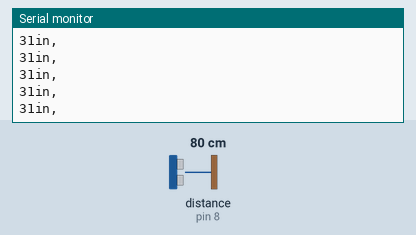
This sketch was run on a simulated Arduino Uno, built with avr-gcc and run on an emulated ATmega328P. Shown: the last lines printed to the serial monitor. Wiring (inferred from the names in the program): ultrasonic range finder: trigger pin 7; echo pin 8. Inputs (shaded band) come from the test bench; at power-on: distance to the obstacle (sensor on pin 8) 80 cm. The echo pulse lasts 58.3 µs per cm.

Above: at 1.2 s.
1.3 s: distance to the obstacle (sensor on pin 8) set to 9 cm
At 1.71 s:
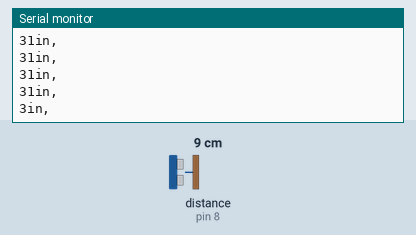
4.3 s: distance to the obstacle (sensor on pin 8) set to 2 cm
At 4.48 s:
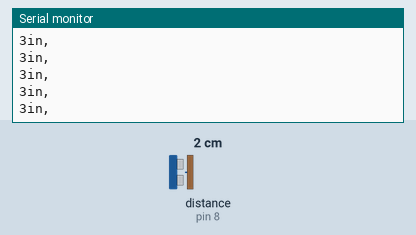
Timing chart, 0 to 7.3 s (numbered marks = the images above; inputs shaded):
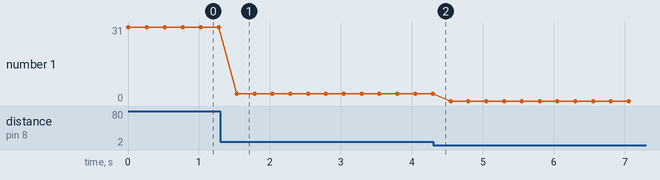

Measured:
- after the input at 1.3 s, the serial monitor: prints a new line after 0.23 s (image 1)
- plotted number 1: 31 → 3 after the input at 1.3 s, 3 → 0 after the input at 4.3 s

The sketch:

sketch_nov19b.ino
```cpp
/*
 * created by Rui Santos, https://randomnerdtutorials.com
 *
 * Complete Guide for Ultrasonic Sensor HC-SR04
 *
    Ultrasonic sensor Pins:
        VCC: +5VDC
        Trig : Trigger (INPUT) - Pin11
        Echo: Echo (OUTPUT) - Pin 12
        GND: GND
 */

int trigPin = 7;    // Trigger
int echoPin = 8;    // Echo
long duration, cm, inches;

void setup() {
  //Serial Port begin
  Serial.begin (9600);
  //Define inputs and outputs
  pinMode(trigPin, OUTPUT);
  pinMode(echoPin, INPUT);
}

void loop() {
  // The sensor is triggered by a HIGH pulse of 10 or more microseconds.
  // Give a short LOW pulse beforehand to ensure a clean HIGH pulse:
  digitalWrite(trigPin, LOW);
  delayMicroseconds(5);
  digitalWrite(trigPin, HIGH);
  delayMicroseconds(10);
  digitalWrite(trigPin, LOW);

  // Read the signal from the sensor: a HIGH pulse whose
  // duration is the time (in microseconds) from the sending
  // of the ping to the reception of its echo off of an object.
  duration = pulseIn(echoPin, HIGH);

  // Convert the time into a distance
  //cm = (duration/2) / 29.1;     // Divide by 29.1 or multiply by 0.0343
  inches = (duration/2) / 74;   // Divide by 74 or multiply by 0.0135

  if (inches < 1000){
  Serial.print(inches);
  Serial.print("in, ");
  //Serial.print(cm);
  //Serial.print("cm");
  Serial.println();
  }

  delay(250);
}
```
